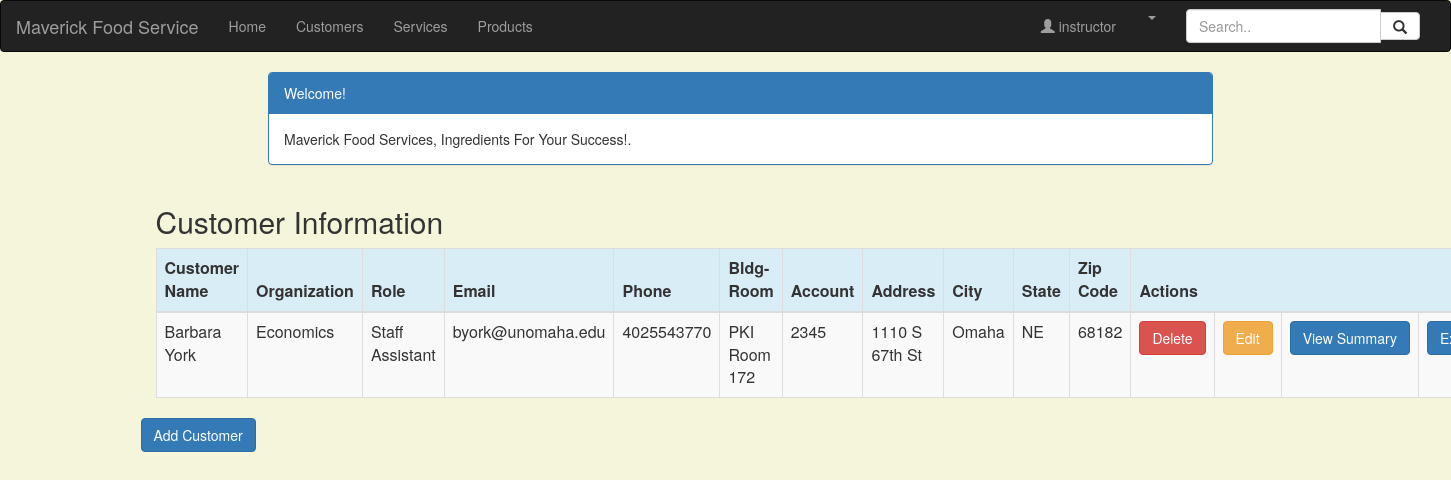
/customer_list (signed in), run on the app's committed database.
### crm/models.py (models this page shows, shortened)
class Customer(models.Model):
    cust_name = models.CharField(max_length=50)
    organization = models.CharField(max_length=100, blank=True)
    role = models.CharField(max_length=100)
    email = models.EmailField(max_length=100)
    bldgroom = models.CharField(max_length=100)
    address = models.CharField(max_length=200)
    account_number = models.IntegerField(blank=False, null=False)
    city = models.CharField(max_length=50)
    state = models.CharField(max_length=50)
    zipcode = models.CharField(max_length=10)
    phone_number = models.CharField(max_length=50)
    created_date = models.DateTimeField(
        default=timezone.now)
    updated_date = models.DateTimeField(auto_now_add=True)

### crm/views.py (the view)
# urls.py: path('customer_list', views.customer_list, name='customer_list'),
@login_required
def customer_list(request):
    customer = Customer.objects.filter(created_date__lte=timezone.now())
    return render(request, 'crm/customer_list.html',
                  {'customers': customer})

### crm/templates/crm/customer_list.html (shortened to what this page needs)
{% extends 'crm/base.html' %}
{% block content %}
<html>
<head>
    <link rel="stylesheet" href="https://maxcdn.bootstrapcdn.com/bootstrap/3.3.4/css/bootstrap.min.css">
</head>
<body>
<div class="container">
    <div class="row">
        <div class="col-md-10 col-md-offset-1">
            <div class="panel panel-primary">
                <div class="panel-heading">Welcome!</div>
                <div class="panel-body">
                    Maverick Food Services, Ingredients For Your Success!.
                </div>
            </div>
        </div>
    </div>
</div>
<div class="row">
    <h2 style="padding-left: 15Px">Customer Information</h2>
</div>
<div>
    <table class="table table-striped table-bordered table-hover">
        <thead>
        <tr class="bg-info">
            <th>Customer Name</th>
            <th>Organization</th>
            <th>Role</th>
            <th>Email</th>
            <th>Phone</th>
            <th>Bldg-Room</th>
            <th>Account</th>
            <th>Address</th>
            <th>City</th>
            <th>State</th>
            <th>Zip Code</th>
            <th colspan="4">Actions</th>
        </tr>
        </thead>
        <tbody>
        {% for customer in customers %}
        <tr>
            <td>{{ customer.cust_name }}</td>
            <td>{{ customer.organization }}</td>
            <td>{{ customer.role }}</td>
            <td>{{ customer.email }}</td>
            <td>{{ customer.phone_number }}</td>
            <td>{{ customer.bldgroom }}</td>
            <td>{{ customer.account_number }}</td>
            <td>{{ customer.address }}</td>
            <td>{{ customer.city }}</td>
            <td>{{ customer.state }}</td>
            <td>{{ customer.zipcode }}</td>
            <td><a href="{% url 'crm:customer_delete' pk=customer.pk %}"
                   class="btn btn-danger">Delete</a></td>
            <td><a href="{% url 'crm:customer_edit' pk=customer.pk %}"
                   class="btn btn-warning">Edit</a></td>
            <td><a href="{% url 'crm:summary' pk=customer.pk %}"
                   class="btn btn-primary">View Summary</a></td>
            <td><a href="{% url 'crm:export_pdf' pk=customer.pk %}"
                   class="btn btn-primary">Export Summary</a></td>
        </tr>
        {% endfor %}
        </tbody>
    </table>
   <div class="row">
        <a href="{% url 'crm:customer_new' %}" class="row"><span
                class="btn btn-primary"> Add Customer</span></a>
    </div>
</div>
</body>
</html>
{% endblock %}

### crm/templates/crm/base.html (shortened to what this page needs)
{% load staticfiles %}
<html lang="en">
<head>
    <link rel="stylesheet" href="https://maxcdn.bootstrapcdn.com/bootstrap/3.3.7/css/bootstrap.min.css">
</head>
<body id="app-layout">
<nav class="navbar navbar-inverse">
    <div class="container-fluid">
        <div class="navbar-header">
            <a class="navbar-brand" href="/">
                Maverick Food Service
            </a>
        </div>
        <div class="collapse navbar-collapse" id="myNavbar">
            <ul class="nav navbar-nav">
                <li><a href="{% url 'crm:home' %}">Home</a></li>
                <li><a href="{% url 'crm:customer_list' %}">Customers</a></li>
                <li><a href="{% url 'crm:service_list' %}">Services</a></li>
                <li><a href="{% url 'crm:product_list' %}">Products</a></li>
            </ul>
            <form class="navbar-form navbar-right" role="search">
                <div class="form-group input-group">
                    <input type="text" class="form-control" placeholder="Search..">
                    <span class="input-group-btn">
            <button class="btn btn-default" type="button">
              <span class="glyphicon glyphicon-search"></span>
            </button>
          </span>
                </div>
            </form>
            <ul class="nav navbar-nav navbar-right">
                <li><a href="#"><span class="glyphicon glyphicon-user"></span> {{ user.username }}</a></li>
                {% if user.is_authenticated %}
                <li class="dropdown">
                    <a href="#" class="dropdown-toggle" data-toggle="dropdown" role="button" aria-expanded="false">
                        <span class="caret"></span>
                    </a>
                </li>
                {% else %}
                <li><a href="{% url 'login' %}"><span class="glyphicon glyphicon-log-in"></span> Login</a></li>
                {% endif %}
            </ul>
        </div>
    </div>
</nav>
<div class="content container">
    <div class="row">
        <div class="col-md-8">
            {% block content %}{% endblock %}
        </div>
    </div>
</body>
</html>

### crm/templates/crm/base.html (style rules this page uses)
.navbar { margin-bottom: 0; border-radius: 0; }

### crm/templates/crm/customer_list.html (style rules this page uses)
body { background-color: beige; }

### data on the page
Customer: cust_name "Barbara York", organization "Economics", role "Staff Assistant", email "byork@unomaha.edu", phone_number "4025543770", bldgroom "PKI Room 172", account_number "2345", address "1110 S 67th St", city "Omaha", state "NE", zipcode "68182"

### other printed values
{{ user.username }} "instructor"
